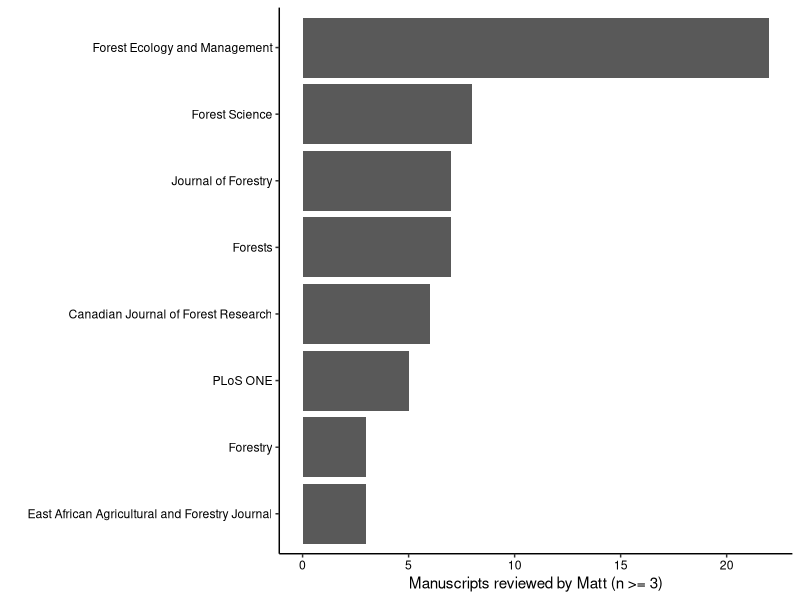

This chart was generated by the following R code:
## ---- chunk 1
library(tidyverse)
## ---- chunk 2
# Journals I've reviewed for and number of manuscripts 
# As of 18 July 2021
journals <- tribble(
  ~Journal, ~num_reviewed,
"Annals of Forest Science", 1,				
"Australian Forestry", 2,
"BioScience", 1,						
"Bosque", 1,						
"Canadian Journal of Fisheries and Aquatic Sciences", 1,	
"Canadian Journal of Forest Research", 6, 	
"Carbon Balance and Management", 2,			
"Computers and Electronics in Agriculture", 1,
"East African Agricultural and Forestry Journal", 3,		
"Ecological Applications", 1,					
"Ecological Modelling", 1, 					
"Ecological Research", 1,					
"Ecology", 1,						
"Ecosphere", 1,						
"Environmental Monitoring and Assessment", 1,		
"European Journal of Forest Research", 1,		 	
"Forestry", 3,						
"Forests", 7,						
"Forest Ecology and Management", 22,			
"Forest Ecosystems", 2,	
"Forest Products Journal", 1,					
"Forest Science", 8,					
"GCB Bioenergy", 1,					
"Global Change Biology", 2,	
"Human and Ecological Risk Assessment", 1,			
"Journal of Applied Ecology", 2,
"Journal of Biogeography", 1,				
"Journal of Ecology", 1,				
"Journal of Environmental Management", 1,			
"Journal of Extension", 2,
"Journal of Forestry", 7,					
"Journal of Forestry Research", 1,				
"Journal of Sustainable Forestry", 1,				
"Journal of the Torrey Botanical Society", 1,			
"Nature Communications", 2,				
"Northern Journal of Applied Forestry", 1,			
"PLoS ONE", 5,						
"Remote Sensing of Environment", 1,				
"Scandinavian Journal of Forest Research", 1,			
"Science of the Total Environment", 1,			
"Sustainability", 1,						
"Teaching Statistics", 2,
)
## ---- chunk 3
p.journals <- journals %>% 
 filter(num_reviewed >= 3) %>% 
  ggplot(aes(x = reorder(Journal, num_reviewed), y = num_reviewed)) +
  geom_bar(stat =  "identity") +
   coord_flip() +
  labs(x = "", y = "Manuscripts reviewed by Matt (n >= 3)") +
   theme(panel.background = element_blank(),
          axis.line = element_line(color = "black"),
          axis.text = element_text(color = "black"))
p.journals
